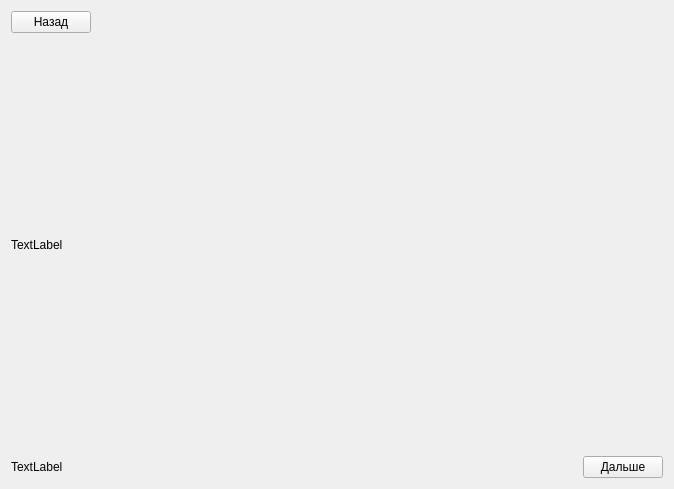
<?xml version="1.0" encoding="UTF-8"?>
<ui version="4.0">
 <class>Form</class>
 <widget class="QWidget" name="Form">
  <property name="geometry">
   <rect>
    <x>0</x>
    <y>0</y>
    <width>674</width>
    <height>489</height>
   </rect>
  </property>
  <property name="windowTitle">
   <string>Form</string>
  </property>
  <layout class="QVBoxLayout" name="verticalLayout" stretch="0,1,0">
   <item>
    <layout class="QHBoxLayout" name="horizontalLayout">
     <item>
      <widget class="QPushButton" name="back_button">
       <property name="text">
        <string>Назад</string>
       </property>
      </widget>
     </item>
     <item>
      <spacer name="horizontalSpacer">
       <property name="orientation">
        <enum>Qt::Horizontal</enum>
       </property>
       <property name="sizeHint" stdset="0">
        <size>
         <width>40</width>
         <height>20</height>
        </size>
       </property>
      </spacer>
     </item>
    </layout>
   </item>
   <item>
    <widget class="QLabel" name="img">
     <property name="maximumSize">
      <size>
       <width>16777215</width>
       <height>16777215</height>
      </size>
     </property>
     <property name="frameShape">
      <enum>QFrame::NoFrame</enum>
     </property>
     <property name="text">
      <string>TextLabel</string>
     </property>
    </widget>
   </item>
   <item>
    <layout class="QHBoxLayout" name="horizontalLayout_2" stretch="1,0">
     <item>
      <widget class="QLabel" name="text">
       <property name="text">
        <string>TextLabel</string>
       </property>
      </widget>
     </item>
     <item>
      <widget class="QPushButton" name="next_button">
       <property name="text">
        <string>Дальше</string>
       </property>
      </widget>
     </item>
    </layout>
   </item>
  </layout>
 </widget>
 <resources/>
 <connections/>
</ui>
